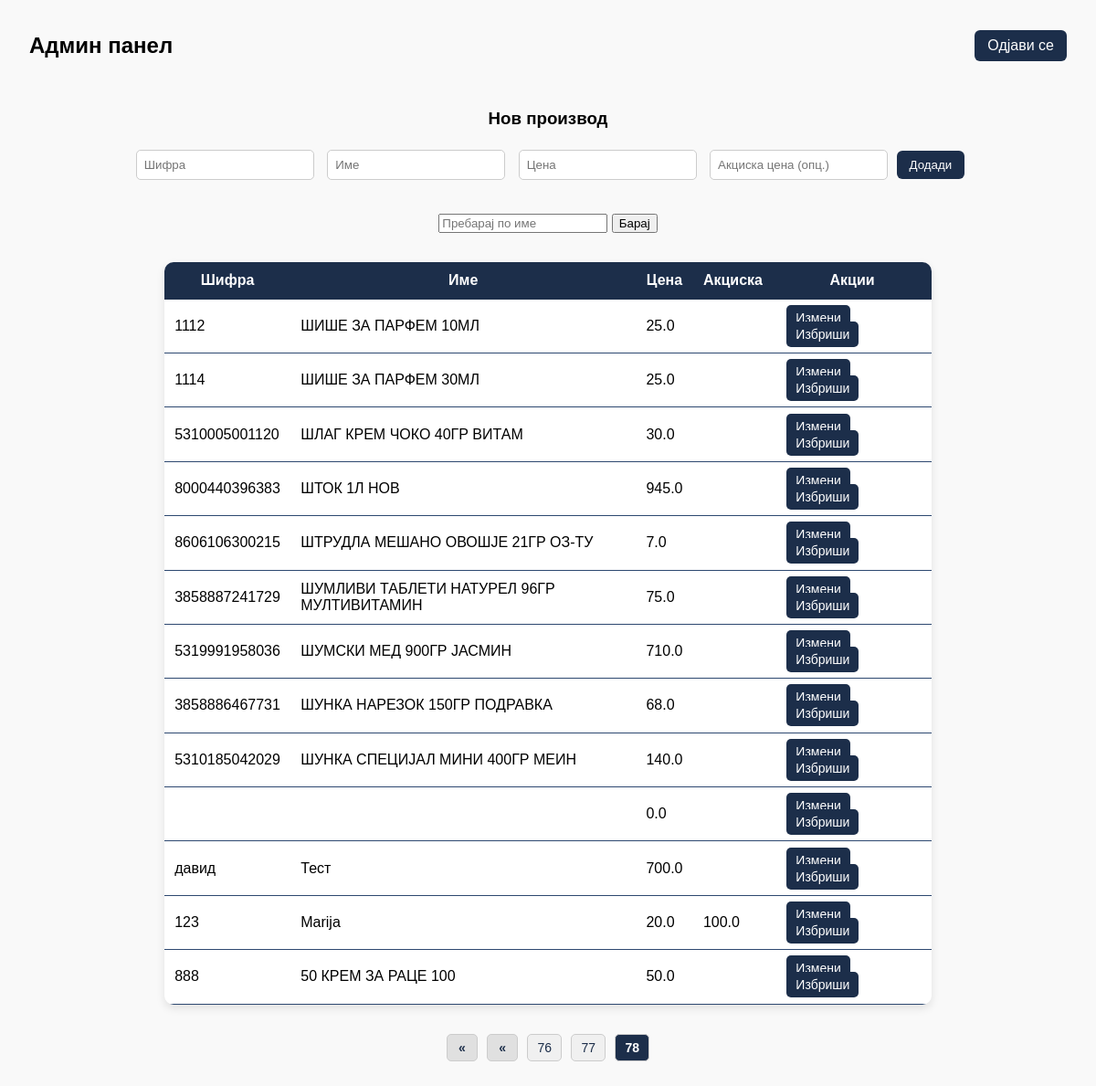
Screenshot of /admin?page=78 (signed in) with the database file from the repository.
### tables this page shows
CREATE TABLE products (
        id INTEGER PRIMARY KEY AUTOINCREMENT,
        code TEXT,
        name TEXT,
        price REAL,
        sale_price REAL
    );

### app.py (the view)
@app.route('/admin')
def admin():
    if not session.get('admin'):
        return redirect(url_for('login'))
    search = request.args.get('search', '')
    page = int(request.args.get('page', 1))
    per_page = 25
    offset = (page - 1) * per_page
    conn = get_db()
    if search:
        rows = conn.execute(
            "SELECT * FROM products WHERE name LIKE ? LIMIT ? OFFSET ?",
            (f'%{search}%', per_page, offset)
        ).fetchall()
        total = conn.execute(
            "SELECT COUNT(*) FROM products WHERE name LIKE ?",
            (f'%{search}%',)
        ).fetchone()[0]
    else:
        rows = conn.execute(
            "SELECT * FROM products LIMIT ? OFFSET ?",
            (per_page, offset)
        ).fetchall()
        total = conn.execute(
            "SELECT COUNT(*) FROM products"
        ).fetchone()[0]
    conn.close()
    pages = (total + per_page - 1) // per_page
    return render_template(
        'admin.html',
        products=rows,
        current_page=page,
        pages=pages,
        search=search,
        min=min,
        max=max
    )

### app.py (called while the page is built)
def get_db():
    conn = sqlite3.connect(DB)
    conn.row_factory = sqlite3.Row
    return conn

### templates/admin.html (shortened to what this page needs)
<!DOCTYPE html>
<html lang="mk">
<head>
    <link rel="stylesheet" href="/static/style.css">
</head>
<body>
    <div class="top-bar">
        <h2>Админ панел</h2>
        <a href="/logout" class="logout-button">Одјави се</a>
    </div>
    <div class="form-container">
        <form method="post" action="/add">
            <h3>Нов производ</h3>
            <input name="code" placeholder="Шифра">
            <input name="name" placeholder="Име">
            <input name="price" placeholder="Цена">
            <input name="sale_price" placeholder="Акциска цена (опц.)">
            <button type="submit">Додади</button>
        </form>
    </div>
    <form method="get" class="center ">
        <input type="text" name="search" placeholder="Пребарај по име" value="{{ search }}">
        <button type="submit" class="action-buttons">Барај</button>
    </form>
    <table class="admin_table">
        <thead>
            <tr><th>Шифра</th><th>Име</th><th>Цена</th><th>Акциска</th><th>Акции</th></tr>
        </thead>
        <tbody>
            {% for p in products %}
            <tr>
                <td>{{ p.code }}</td>
                <td>{{ p.name }}</td>
                <td>{{ p.price }}</td>
                <td>{{ p.sale_price or '' }}</td>
                <td class="action-buttons">
                    <a href="/edit/{{ p.id }}">Измени</a>
                    <a href="/delete/{{ p.id }}">Избриши</a>
                </td>
            </tr>
            {% endfor %}
        </tbody>
    </table>
    {% if pages > 1 %}
    <div class="pagination">
        {% if current_page > 1 %}
            <a href="?page=1{% if search %}&search={{ search }}{% endif %}" class="page-link nav">«</a>
            <a href="?page={{ current_page - 1 }}{% if search %}&search={{ search }}{% endif %}" class="page-link nav">&laquo;</a>
        {% endif %}
        {% set start = max(1, current_page - 2) %}
        {% set end = min(pages, current_page + 2) %}
        {% for i in range(start, end + 1) %}
            <a href="?page={{ i }}{% if search %}&search={{ search }}{% endif %}" class="page-link {% if i == current_page %}active{% endif %}">{{ i }}</a>
        {% endfor %}
    </div>
    {% endif %}
</body>
</html>

### static/style.css (style rules this page uses)
body { font-family: sans-serif; background: #f9f9f9; margin: 0; }
main.center, .center { text-align: center; margin: 2em auto; }
table { margin: 2em auto; border-collapse: collapse; background: white; width: 60%; border-radius: 10px; border: #2d4870; overflow: hidden; box-shadow: 0 4px 10px rgba(0, 0, 0, 0.1); }
.admin_table { margin: 2em auto; border-collapse: collapse; background: white; width: 70%; border-radius: 10px; border: #2d4870; overflow: hidden; box-shadow: 0 4px 10px rgba(0, 0, 0, 0.1); }
th { background-color: #1c2e4a; color: white; border: 1px #2d4870; padding: 0.7em; }
td { padding: 0.7em; border-bottom:1px solid #2d4870; }
.pagination { text-align: center; margin: 2em 0; }
.page-link { display: inline-block; margin: 0 3px; padding: 6px 10px; text-decoration: none; background-color: #f0f0f0; color: #1c2e4a; border-radius: 5px; font-size: 14px; transition: background-color 0.2s, color 0.2s; border: 1px solid #ccc; }
.page-link.active { background-color: #1c2e4a; color: white; font-weight: bold; pointer-events: none; }
.page-link.nav { font-weight: bold; background-color: #e0e0e0; padding: 6px 12px; }

### templates/admin.html (style rules this page uses)
.top-bar { display: flex; justify-content: space-between; align-items: center; padding: 1em 2em; }
.logout-button { background-color: #1c2e4a; color: white; border: none; padding: 8px 14px; border-radius: 6px; cursor: pointer; text-decoration: none; }
.form-container { text-align: center; margin-bottom: 2em; }
.form-container input { margin: 5px; padding: 8px; border-radius: 5px; border: 1px solid #ccc; }
.form-container button { background-color: #1c2e4a; color: white; padding: 8px 14px; border: none; border-radius: 6px; cursor: pointer; }
.action-buttons a { margin: 0 4px; padding: 6px 10px; background-color: #1c2e4a; color: white; border-radius: 5px; text-decoration: none; font-size: 14px; }

### rows the page displays
products: code "1112", name "ШИШЕ ЗА ПАРФЕМ 10МЛ", price "25.0"
products: code "1114", name "ШИШЕ ЗА ПАРФЕМ 30МЛ", price "25.0"
products: code "5310005001120", name "ШЛАГ КРЕМ ЧОКО 40ГР ВИТАМ", price "30.0"
products: code "8000440396383", name "ШТОК 1Л НОВ", price "945.0"
products: code "8606106300215", name "ШТРУДЛА МЕШАНО ОВОШЈЕ 21ГР ОЗ-ТУ", price "7.0"
products: code "3858887241729", name "ШУМЛИВИ ТАБЛЕТИ НАТУРЕЛ 96ГР МУЛТИВИТАМИН", price "75.0"
products: code "5319991958036", name "ШУМСКИ МЕД 900ГР ЈАСМИН", price "710.0"
products: code "3858886467731", name "ШУНКА НАРЕЗОК 150ГР ПОДРАВКА", price "68.0"
products: code "5310185042029", name "ШУНКА СПЕЦИЈАЛ МИНИ 400ГР МЕИН", price "140.0"
products: price "0.0"
products: code "давид", name "Тест", price "700.0"
products: code "123", name "Marija", price "20.0", sale_price "100.0"
products: code "888", name "50 КРЕМ ЗА РАЦЕ 100", price "50.0"

### other values shown
{{ i }} "76" "77" "78"
